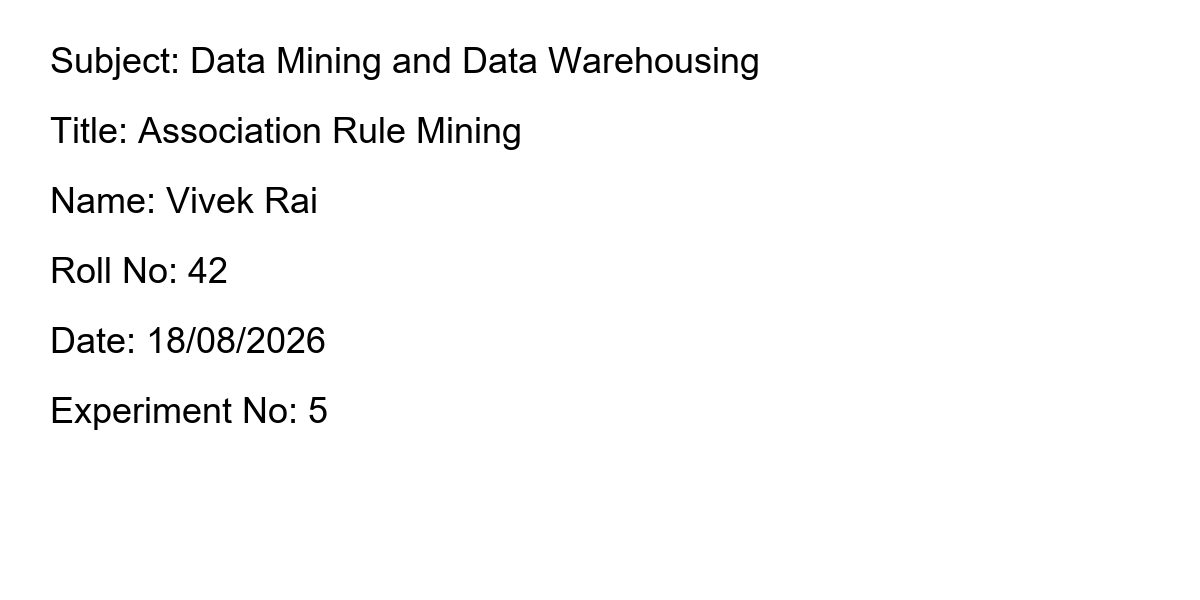
#> input picture OCR_new/input/test_doc.png, 1200 x 600 px; its folder holds only this picture in this run
$ python -i deskew.py   (imports and definitions only)
#> lines starting #> are read from the running program, lines starting #| are printed output that depends on the picture; after the words box and inside, x2 and y2 are one past the last pixel; in counts of white or black regions, pixels touching at a corner belong together
### OCR_new/utils/logger.py
"""
utils/logger.py
---------------
Centralised logging factory for the offline OCR system.

Usage:
    from utils.logger import get_logger
    log = get_logger(__name__)
    log.info("Processing started")
"""

from __future__ import annotations

import logging
import logging.handlers
import os
import sys
from pathlib import Path
from typing import Optional


# [68 lines left out: functions _load_config, setup_root_logger, not called in this run]


def get_logger(name: str) -> logging.Logger:
    """
    Return a named logger.  Call setup_root_logger() at application startup
    before calling this for the first time.

    Parameters
    ----------
    name : str
        Typically pass ``__name__`` from the calling module.
    """
    return logging.getLogger(name)

### OCR_new/preprocessing/deskew.py
"""
preprocessing/deskew.py
------------------------
Correct document skew (rotation caused by imperfect scanning).

Strategy
--------
1.  Convert to grayscale and binarise.
2.  Detect the dominant text-line angle using the Hough line transform.
3.  Rotate the image to correct the detected angle.

The implementation avoids any network calls — it is entirely local
OpenCV + NumPy.
"""

from __future__ import annotations

import math

import cv2
import numpy as np

from utils.logger import get_logger

log = get_logger(__name__)
#> further down, picture is the input picture: shape (600, 1200, 3); min 0, max 255, mean 249

# Maximum rotation angle we attempt to correct (degrees on each side)
_MAX_SKEW_ANGLE: float = 45.0


def deskew(image: np.ndarray) -> np.ndarray:
    """
    Detect and correct the skew angle of *image*.

    Parameters
    ----------
    image : np.ndarray
        BGR or grayscale image.

    Returns
    -------
    np.ndarray
        Deskewed BGR (or grayscale) image of the same dtype.
    """
    angle = _detect_skew_angle(image)

    if abs(angle) < 0.1:
        log.debug("Skew angle %.2f° — no correction needed.", angle)
        return image

    log.debug("Correcting skew: %.2f°", angle)
    return _rotate(image, angle)


# ──────────────────────────────────────────────────────────────────────────────
# Private helpers
# ──────────────────────────────────────────────────────────────────────────────

def _detect_skew_angle(image: np.ndarray) -> float:
    """
    Estimate the skew angle of *image* in degrees.

    Uses a projection-profile approach:
    * Binarise the image with Otsu thresholding.
    * Scan angles in the range [-MAX, +MAX] with 0.5° resolution.
    * The angle that maximises the variance of horizontal pixel-sum
      projections corresponds to well-aligned text rows.
    """
    gray = cv2.cvtColor(image, cv2.COLOR_BGR2GRAY) if image.ndim == 3 else image.copy()
    _, binary = cv2.threshold(gray, 0, 255, cv2.THRESH_BINARY_INV + cv2.THRESH_OTSU)
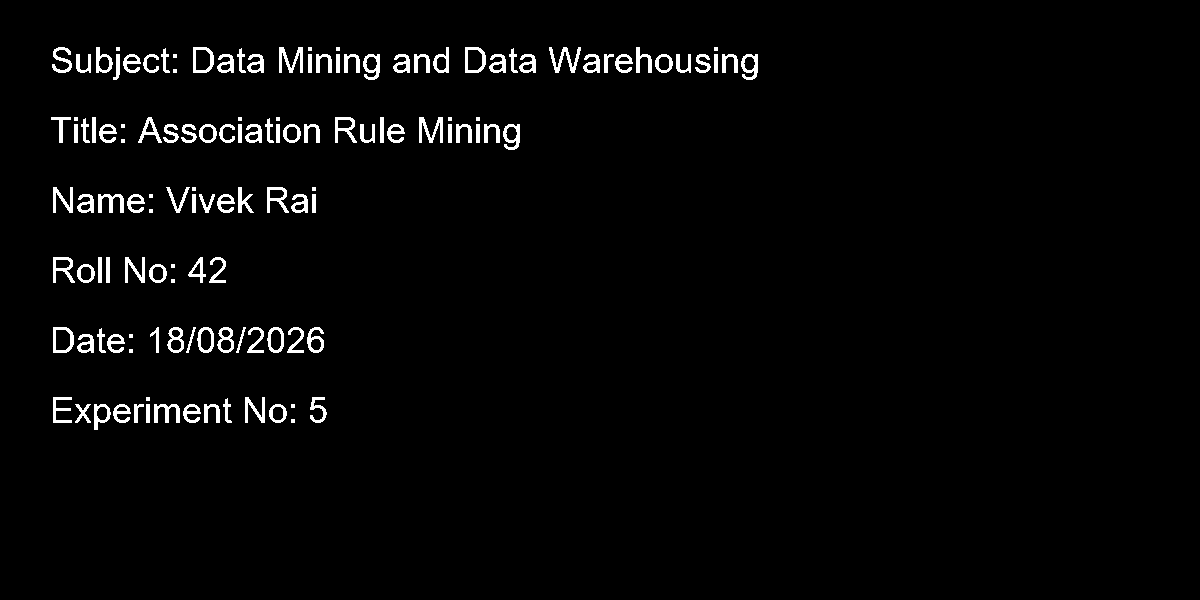
#> binary: shape (600, 1200); 2.5% white; 132 white regions (24 under 20 px), largest, box (x1, y1, x2, y2) and area: (549, 47, 581, 73) 310, (279, 47, 303, 73) 303, (419, 117, 443, 143) 303

    h, w = binary.shape
#> h = 600; w = 1200
    best_angle = 0.0
    best_variance = -1.0

    angles = [a * 0.5 for a in range(
        int(-_MAX_SKEW_ANGLE * 2),
        int(_MAX_SKEW_ANGLE * 2) + 1,
    )]

    for angle in angles:
        rad = math.radians(angle)
        cos_a, sin_a = math.cos(rad), math.sin(rad)

        # Rotate binary image around its centre
        M = cv2.getRotationMatrix2D((w / 2, h / 2), angle, 1.0)
        rotated = cv2.warpAffine(
            binary, M, (w, h),
            flags=cv2.INTER_NEAREST,
            borderMode=cv2.BORDER_CONSTANT,
            borderValue=0,
        )

        # Compute row-sum variance
        row_sums = np.sum(rotated, axis=1).astype(np.float64)
        variance = float(np.var(row_sums))

        if variance > best_variance:
            best_variance = variance
            best_angle = angle
#> this loop made 181 passes
#> (variance, best_variance) on passes 1, 2, 3, 4, 5, 6, 7, 8, 10, 11, 12, 13: (28561901.6, 28561901.6), (29576816.1, 29576816.1), (31114227.7, 31114227.7), (32570163.4, 32570163.4), (32996558.9, 32996558.9), (33274737.5, 33274737.5), (34016549.7, 34016549.7), (34551870.2, 34551870.2), (35114078, 35114078), (35708361.5, 35708361.5), (36100630.8, 36100630.8), (37263282.7, 37263282.7)
#> variance on passes 9, 23, 25, 29, 30, 31: 34497105.6, 43164461.3, 44291463.7, 45663285.9, 45841367.7, 45902205.2
#> pass 1, in _detect_skew_angle, `rotated = cv2.warpAffine( binary, M, (w, h), flags=cv2.INTER_NEAREST, ..`:
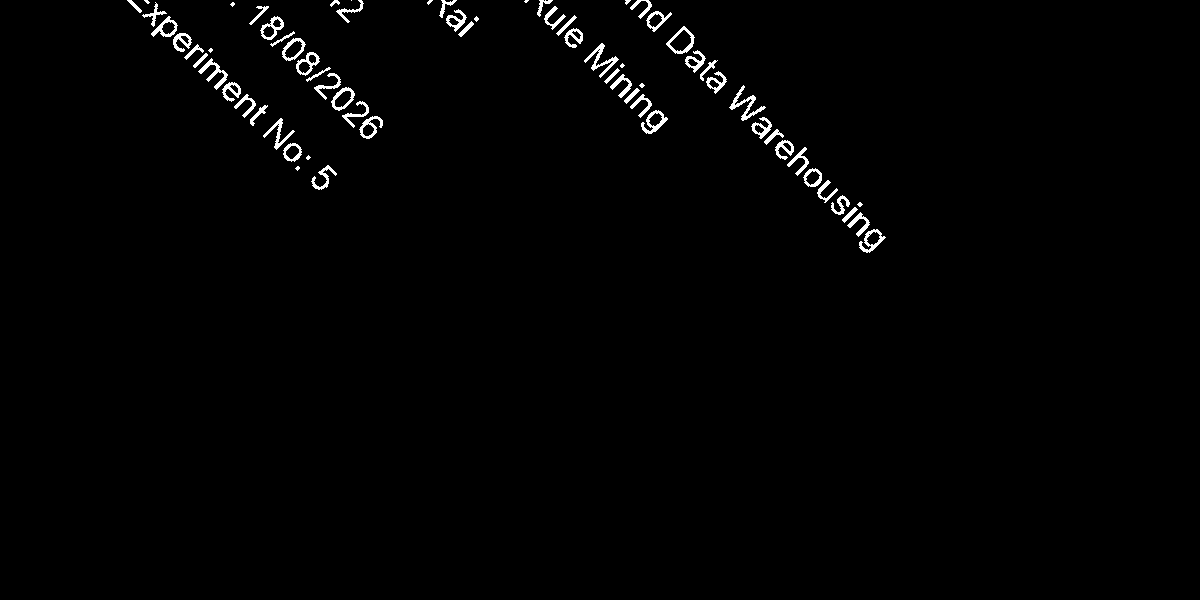
#> rotated: shape (600, 1200); 1.2% white; 68 white regions (13 under 20 px), largest, box (x1, y1, x2, y2) and area: (729, 85, 766, 121) 312, (584, 43, 619, 78) 299, (198, 58, 228, 90) 259
#> pass 2, in _detect_skew_angle, `rotated = cv2.warpAffine( binary, M, (w, h), flags=cv2.INTER_NEAREST, ..`:
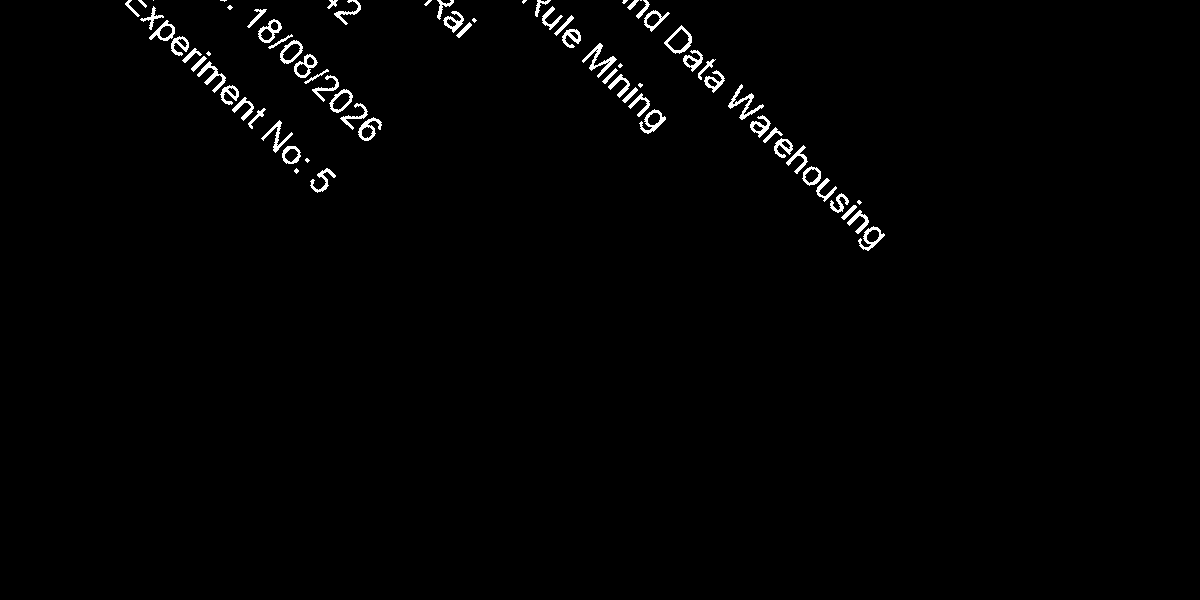
#> rotated: shape (600, 1200); 1.2% white; 71 white regions (13 under 20 px), largest, box (x1, y1, x2, y2) and area: (582, 43, 617, 78) 309, (728, 84, 764, 120) 309, (197, 61, 226, 93) 256
#> pass 3, in _detect_skew_angle, `rotated = cv2.warpAffine( binary, M, (w, h), flags=cv2.INTER_NEAREST, ..`:
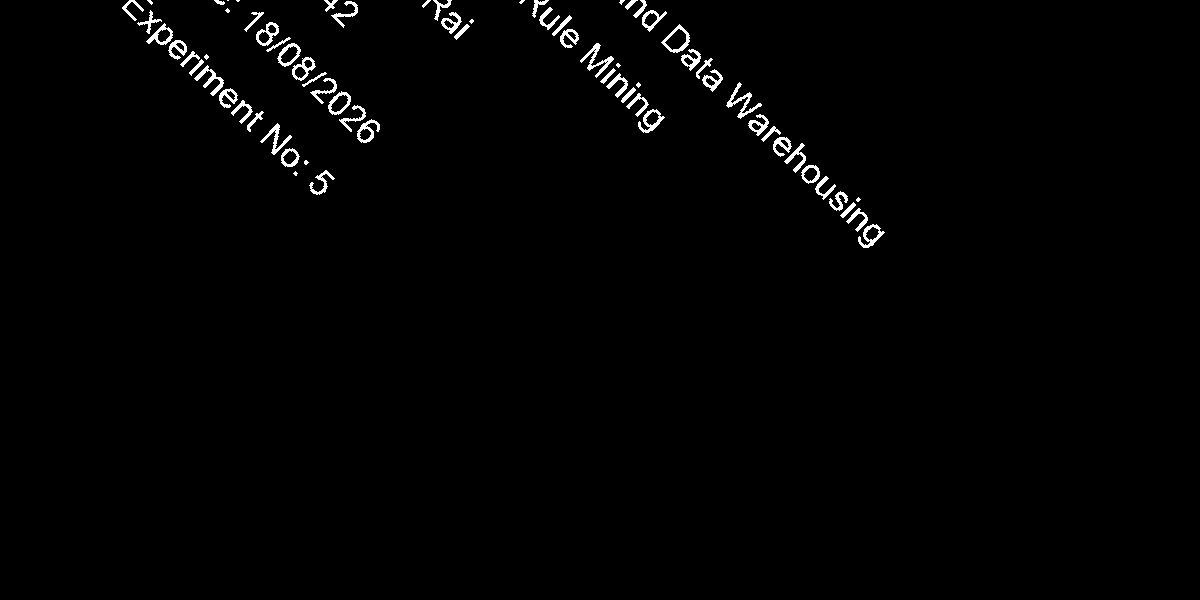
#> rotated: shape (600, 1200); 1.2% white; 71 white regions (13 under 20 px), largest, box (x1, y1, x2, y2) and area: (726, 82, 762, 119) 308, (580, 43, 614, 78) 301, (194, 65, 224, 96) 260
#> after the loop, best_angle = 0; best_variance = 263216439.4

    log.debug("Detected skew angle: %.2f° (variance=%.1f)", best_angle, best_variance)
    return best_angle


def _rotate(image: np.ndarray, angle: float) -> np.ndarray:
    """
    Rotate *image* by *angle* degrees, expanding the canvas to avoid cropping.
    """
    h, w = image.shape[:2]
    cx, cy = w / 2, h / 2

    M = cv2.getRotationMatrix2D((cx, cy), angle, 1.0)

    # Compute new bounding dimensions
    cos = abs(M[0, 0])
    sin = abs(M[0, 1])
    new_w = int(h * sin + w * cos)
    new_h = int(h * cos + w * sin)

    # Adjust translation
    M[0, 2] += (new_w / 2) - cx
    M[1, 2] += (new_h / 2) - cy

    # Background fill: white for documents
    border_value = (255, 255, 255) if image.ndim == 3 else 255

    rotated = cv2.warpAffine(
        image, M, (new_w, new_h),
        flags=cv2.INTER_LINEAR,
        borderMode=cv2.BORDER_CONSTANT,
        borderValue=border_value,
    )
    return rotated

>>> import cv2
>>> picture = cv2.imread('../input/test_doc.png')
>>> result = deskew(picture)
#> in deskew, `angle = _detect_skew_angle(image)`: angle = 0
